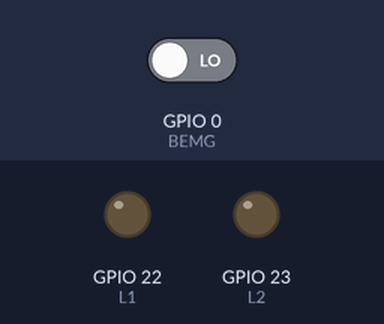
Simulated run of this sketch. Board: ESP32. Shown: output pins drawn as LEDs (lit = HIGH). Dashed ring = blinking. The test bench sets the inputs (shaded band); at power-on: GPIO 0 (BEMG) LOW.

Above: at 1.2 s.
1.3 s: GPIO 0 (BEMG) driven HIGH
At 2.5 s:
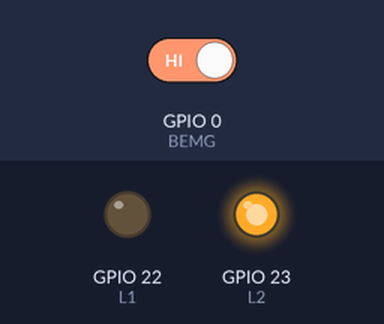
2.8 s: GPIO 0 (BEMG) driven LOW
At 3.7 s:
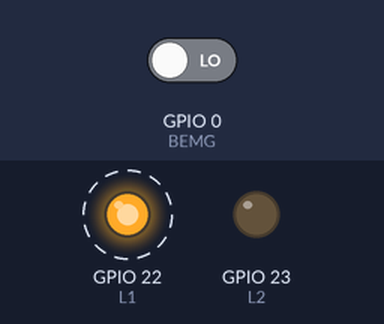
Timing chart, 0 to 11.8 s (numbered marks = the images above; inputs shaded):
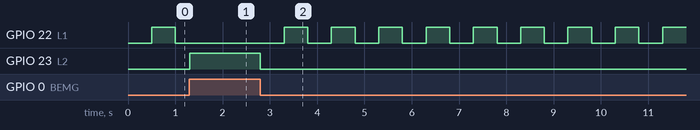

Measured:
- after the input at 1.3 s, GPIO 22 (L1): stays LOW (without the input it goes to HIGH after 0.20 s); GPIO 23 (L2): LOW → HIGH at once
- after the input at 2.8 s, GPIO 22 (L1): alternates HIGH for 0.50 s and LOW for 0.50 s, starting after 0.50 s; GPIO 23 (L2): HIGH → LOW at once

The sketch:

leds.ino
```cpp
// 1. DECLARAR LIBRERIAS
// #include <WiFi.h>

// 2. DEFINICION DE ESTADOS DE LA MEF
#define ELOFF   0   // Estado LED Apagado
#define ELON    1   // Estado LED Encendido
#define EAEMG   2   // Estado Alerta Emergencia

// 3. DEFINICIÓN O ETIQUETADO DE PINES DE ENTRADA Y SALIDA
#define L1    22   // LED principal — GPIO 22
#define L2    23   // LED alerta rojo — GPIO 23
#define BEMG  0   // Switch de emergencia

// 4. DECLARACION DE CONSTANTES
const unsigned long T_PARPADEO = 500;   // Tiempo de parpadeo: 500 ms

// 5. DECLARACION DE VARIABLES
unsigned int state = ELOFF;   // Estado actual — arranca en ELOFF
unsigned long tini = 0;   // Tiempo de inicio de la temporización

// 6. DECLARACION DE SUBRUTINAS Y/O FUNCIONES

// 7. CONFIGURACION INICIAL
void setup()
{
  // CONFIGURACION DE PINES DE ENTRADA Y SALIDA
  pinMode(L1,   OUTPUT);
  pinMode(L2,   OUTPUT);
  pinMode(BEMG, INPUT_PULLDOWN);   // Switch activa en HIGH

  // LIMPIEZA DE SALIDAS
  digitalWrite(L1, LOW);
  digitalWrite(L2, LOW);

  // COMUNICACIONES
  Serial.begin(115200);

  // INICIALIZACION DEL TEMPORIZADOR
  tini = millis();
}

// 8. FUNCION INFINITA PRINCIPAL
void loop()
{
  unsigned long tstate = millis() - tini;   // Tiempo en el estado actual

  switch (state)
  {
    // ESTADO ELOFF: LED apagado
    case ELOFF:
      digitalWrite(L1, LOW);
      digitalWrite(L2, LOW);

      if (tstate >= T_PARPADEO)           // Pasó 0.5 seg → encender
      {
        state = ELON;
        tini  = millis();
      }
      else if (digitalRead(BEMG) == HIGH) // Emergencia → alerta
      {
        state = EAEMG;
        tini  = millis();
      }
      break;

    // ESTADO ELON: LED encendido
    case ELON:
      digitalWrite(L1, HIGH);
      digitalWrite(L2, LOW);

      if (tstate >= T_PARPADEO)           // Pasó 0.5 seg → apagar
      {
        state = ELOFF;
        tini  = millis();
      }
      else if (digitalRead(BEMG) == HIGH) // Emergencia → alerta
      {
        state = EAEMG;
        tini  = millis();
      }
      break;

    //  ESTADO EAEMG: Alerta emergencia
    case EAEMG:
      digitalWrite(L1, LOW);
      digitalWrite(L2, HIGH);

      if (digitalRead(BEMG) == LOW)       // Emergencia liberada → volver
      {
        state = ELOFF;
        tini  = millis();
      }
      break;
  }
}
```
